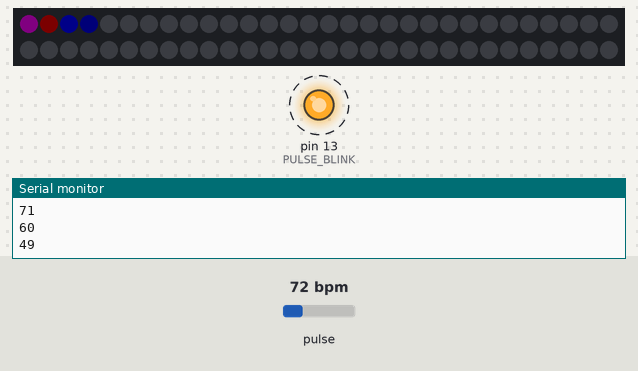
This sketch was run on a simulated Arduino Uno, built with avr-gcc and run on an emulated ATmega328P. Shown: 60 RGB LEDs in strip order, left to right, continuing on the next row, output pins drawn as LEDs (lit = HIGH), the last lines printed to the serial monitor. Dashed ring = blinking. The test bench sets the inputs (shaded band); at power-on: pulse 72 bpm. Dim RGB values are drawn brighter than linear.

Above: at 1.02 s.
1.3 s: pulse set to 42 bpm
At 2.27 s:
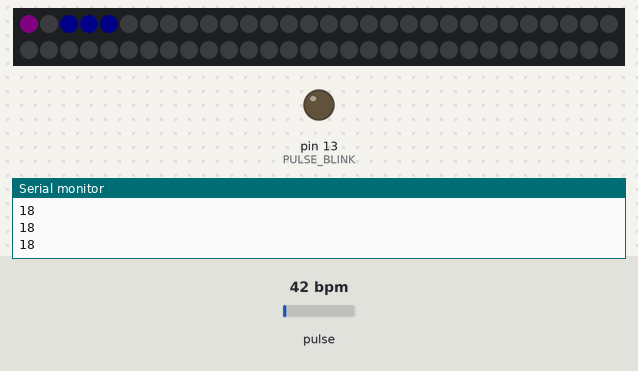
3.4 s: pulse set to 158 bpm
At 4.86 s:
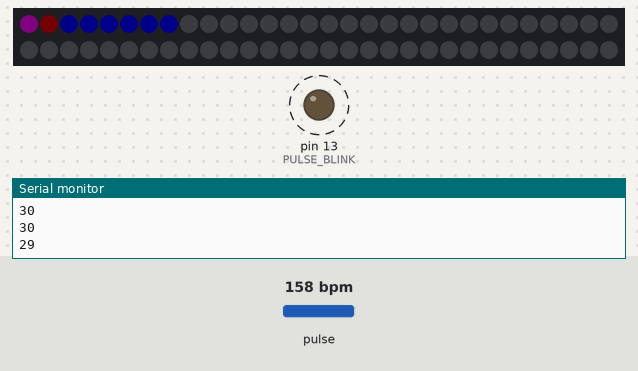
6.4 s: pulse set to 49 bpm
At 7.2 s:
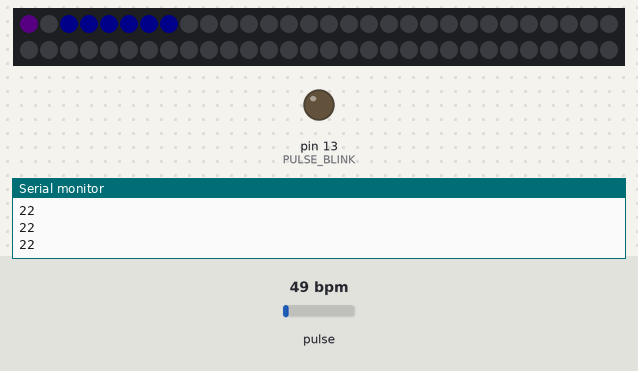
9.4 s: pulse set to 158 bpm
At 9.73 s:
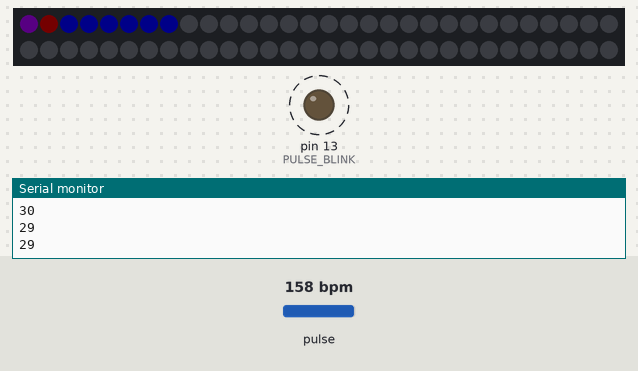
12.4 s: pulse set to 70 bpm
At 12.9 s:
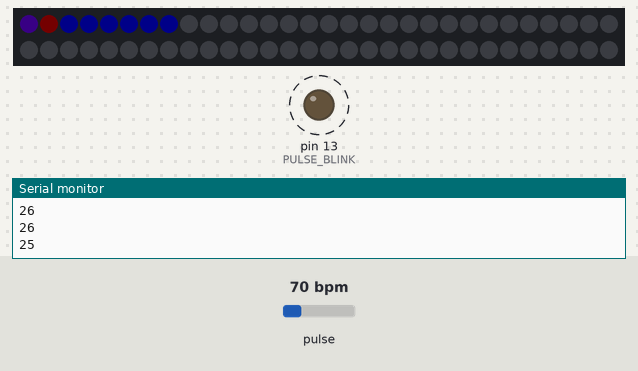
Timing chart, 0 to 15.9 s (numbered marks = the images above; inputs shaded):
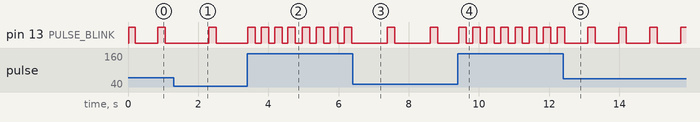

Measured:
- after the input at 1.3 s, the LEDs: first differ from a run without the input after 0.43 s (image 1 shows a later state)
- after the input at 3.4 s, pin 13 (PULSE_BLINK): alternates HIGH for 0.21 s and LOW for 0.19 s, starting at once
- after the input at 6.4 s, pin 13 (PULSE_BLINK): alternates HIGH for 0.21 s and LOW for 1.0 s, starting after 0.99 s; the LEDs: change after 0.62 s (image 3)
- after the input at 9.4 s, pin 13 (PULSE_BLINK): alternates HIGH for 0.21 s and LOW for 0.19 s, starting at once
- after the input at 12.4 s, pin 13 (PULSE_BLINK): alternates HIGH for 0.21 s and LOW for 0.67 s, starting after 0.71 s

The sketch:

05-hrv-breath-beat.ino
```cpp
#define USE_ARDUINO_INTERRUPTS true
#include <PulseSensorPlayground.h>

#include <Adafruit_GFX.h>
#include <Adafruit_NeoMatrix.h>
#include <Adafruit_NeoPixel.h>
#ifndef PSTR
 #define PSTR // Make Arduino Due happy
#endif

const int PULSE_INPUT = A0;
const int PULSE_BLINK = 13;    // Pin 13 is the on-board LED
const int PULSE_FADE = 5;
const int THRESHOLD = 550;   // Adjust this number to avoid noise when idle

PulseSensorPlayground pulseSensor;

#define NOEPIX_PIN     6
#define NOEPIX_COUNT  60
Adafruit_NeoPixel strip(NOEPIX_COUNT, NOEPIX_PIN, NEO_GRB + NEO_KHZ800);

void setup() {
  /*
     Use 115200 baud because that's what the Processing Sketch expects to read,
     and because that speed provides about 11 bytes per millisecond.

     If we used a slower baud rate, we'd likely write bytes faster than
     they can be transmitted, which would mess up the timing
     of readSensor() calls, which would make the pulse measurement
     not work properly.
  */
  Serial.begin(115200);

  strip.begin();
  strip.setBrightness(10);
  strip.show();

  // Configure the PulseSensor manager.

  pulseSensor.analogInput(PULSE_INPUT);
  pulseSensor.blinkOnPulse(PULSE_BLINK);

  // Now that everything is ready, start reading the PulseSensor signal.
  if (!pulseSensor.begin()) {
    /*
       PulseSensor initialization failed,
       likely because our particular Arduino platform interrupts
       aren't supported yet.

       If your Sketch hangs here, try PulseSensor_BPM_Alternative.ino,
       which doesn't use interrupts.
    */
    for(;;) {
      // Flash the led to show things didn't work.
      digitalWrite(PULSE_BLINK, LOW);
      delay(50);
      digitalWrite(PULSE_BLINK, HIGH);
      delay(50);
    }
  }
}

/*
 * Section on Breathing Animation
 */
// inhale, hold, exhale
#define BREATHING_STATE_COUNT 3
int breathingDurations[] = {200,350,400};
int breathingStateIndex = 0;
int breathingFrameIndex = 0;

void drawBar( const Adafruit_NeoPixel* strip, const uint8_t startIndex, const uint8_t endIndex, const byte red, const byte green, const byte blue, const uint16_t value, const uint16_t valueMax ){
  uint8_t barLength = endIndex - startIndex;
  uint8_t amountPerPix = valueMax / barLength;
  uint8_t fullyOnCount = value / amountPerPix;
  uint8_t remainder = value - fullyOnCount*amountPerPix;
  for( int i=startIndex; i<startIndex+fullyOnCount; i+=1 ){
    strip->setPixelColor( i, strip->Color(red, green, blue) );
  }
  strip->setPixelColor(
    startIndex+fullyOnCount,
    strip->Color(
      map( remainder, 0, amountPerPix, 0, red ),
      map( remainder, 0, amountPerPix, 0, green ),
      map( remainder, 0, amountPerPix, 0, blue )
    )
  );
}
void drawBarFull( const Adafruit_NeoPixel* strip, const uint8_t startIndex, const uint8_t endIndex, const byte red, const byte green, const byte blue, const uint16_t value, const uint16_t valueMax ){
  uint8_t barLength = endIndex - startIndex;
  uint8_t amountPerPix = valueMax / barLength;
  uint8_t fullyOnCount = value / amountPerPix;
  uint8_t remainder = value - fullyOnCount*amountPerPix;
  for( int i=startIndex; i<endIndex; i+=1 ){
    strip->setPixelColor( i, strip->Color(red, green, blue) );
  }
}
void drawBarReverse( const Adafruit_NeoPixel* strip, const uint8_t startIndex, const uint8_t endIndex, const byte red, const byte green, const byte blue, const uint16_t value, const uint16_t valueMax ){
  uint8_t barLength = endIndex - startIndex;
  uint8_t amountPerPix = valueMax / barLength;
  uint8_t fullyOnCount = (valueMax-value) / amountPerPix;
  uint8_t remainder = (valueMax-value) - fullyOnCount*amountPerPix;
  for( int i=startIndex; i<startIndex+fullyOnCount; i+=1 ){
    strip->setPixelColor( i, strip->Color(red, green, blue) );
  }
  strip->setPixelColor(
    startIndex+fullyOnCount,
    strip->Color(
      map( remainder, 0, amountPerPix, 0, red ),
      map( remainder, 0, amountPerPix, 0, green ),
      map( remainder, 0, amountPerPix, 0, blue )
    )
  );
}

void breathingUpdate(){
  breathingFrameIndex += 1;
  //Serial.println( breathingFrameIndex, DEC);
  if( breathingFrameIndex > breathingDurations[breathingStateIndex] ){
    breathingFrameIndex = 0;
    breathingStateIndex += 1;
    if( breathingStateIndex >= BREATHING_STATE_COUNT ){
      breathingStateIndex = 0;
    }
  }

  if( breathingStateIndex % BREATHING_STATE_COUNT == 0 ){
    //drawBar( &strip, 2, 8, 0, 0, 255, breathingFrameIndex,  breathingDurations[breathingStateIndex] );
    //drawBreath( &matrix, colors[0], map( breathingFrameIndex, 0, breathingDurations[breathingStateIndex], 128, 255 ) );
    drawBar( &strip, 2, 8, 0, 0, 255, breathingFrameIndex,  breathingDurations[breathingStateIndex] );
  }
  if( breathingStateIndex % BREATHING_STATE_COUNT == 1 ){
    //drawBreath( &matrix, colors[0], 255 );
    drawBarFull( &strip, 2, 8, 0, 0, 255, 1, 1 );
  }
  if( breathingStateIndex % BREATHING_STATE_COUNT == 2 ){
    //drawBreath( &matrix, colors[0], map( breathingFrameIndex, 0, breathingDurations[breathingStateIndex], 255, 128 ) );
    drawBarReverse( &strip, 2, 8, 0, 0, 255, breathingFrameIndex,  breathingDurations[breathingStateIndex] );
  }
}

/*
 * Section for visualizing a Heart Beat
 */
long heartbeatTimeOfLastBeat = 0;
long heartbeatTimeSinceLastBeat = 0;

#define HEARTBEAT_BEAT_DURATION_MS 200
#define HEARTBEAT_PENDING_DURATION_MS 3000

void drawHeartBeat( const Adafruit_NeoPixel* strip, const byte red, const byte green, const byte blue, uint16_t value ){
  strip->setPixelColor(
    1,
    map( value, 0, 255, 0, red ),
    map( value, 0, 255, 0, green ),
    map( value, 0, 255, 0, blue )
  );
}

void heartbeatOnBeat(){
  heartbeatTimeOfLastBeat = millis();
}

void heartbeatUpdate(){
  heartbeatTimeSinceLastBeat = millis() - heartbeatTimeOfLastBeat;

  if( heartbeatTimeSinceLastBeat < HEARTBEAT_BEAT_DURATION_MS ){
    drawHeartBeat( &strip, 255,0,0, map(heartbeatTimeSinceLastBeat, 0, HEARTBEAT_BEAT_DURATION_MS, 128, 32) );
    Serial.println( map(heartbeatTimeSinceLastBeat, 0, HEARTBEAT_BEAT_DURATION_MS, 128, 32), DEC );
  }else if( heartbeatTimeSinceLastBeat < HEARTBEAT_PENDING_DURATION_MS ){
    drawHeartBeat( &strip, 255,0,0, map(heartbeatTimeSinceLastBeat, 0, HEARTBEAT_PENDING_DURATION_MS, 32, 0) );
    Serial.println( map(heartbeatTimeSinceLastBeat, 0, HEARTBEAT_PENDING_DURATION_MS, 32, 0), DEC );
  }
}

/*
 * Section on Heart Rate Variability (HRV)
 */
int lastIbi = 0;
int nextIbi = 0;
int sampleCount = 0;
int samplesOverThreshold = 0;
int deltaIbiThreshold = 50;
int samplesBeforeOutput = 10;
int hrvSmoothMin = 0;
int hrvSmoothMeasure = 5;
int hrvSmoothMax = 10;

void hrvDraw( Adafruit_NeoPixel* strip, byte rLow, byte gLow, byte bLow, byte rHigh, byte gHigh, byte bHigh, byte blendLowHigh ){
  // blendLowHigh = 0 -> all low, 128 -> half/half, 255 -> all high
  byte r = map( blendLowHigh, 0, 255, rLow, rHigh );
  byte g = map( blendLowHigh, 0, 255, gLow, gHigh );
  byte b = map( blendLowHigh, 0, 255, bLow, bHigh );
  strip->setPixelColor( 0, r, g, b );
}

void hrvOnBeat(){
  lastIbi = nextIbi;
  nextIbi = pulseSensor.getInterBeatIntervalMs();
  int delta = abs(nextIbi - lastIbi);
  if( delta > deltaIbiThreshold ){
    samplesOverThreshold += 1;
  }
  sampleCount += 1;
  if( sampleCount >= samplesBeforeOutput ){
    if( samplesOverThreshold > hrvSmoothMeasure ){
      hrvSmoothMeasure += 1;
    }else{
      hrvSmoothMeasure -= 1;
    }
    if( hrvSmoothMeasure < hrvSmoothMin ){
      hrvSmoothMeasure = hrvSmoothMin;
    }
    if( hrvSmoothMeasure > hrvSmoothMax ){
      hrvSmoothMeasure = hrvSmoothMax;
    }
    hrvDraw( &strip, 0, 0, 255, 255, 0, 0, map(samplesOverThreshold,0,samplesBeforeOutput,0,255) );
    sampleCount = 0;
    samplesOverThreshold = 0;
  }
}

void hrvUpdate(){
  hrvDraw( &strip, 0, 0, 255, 255, 0, 0, map(hrvSmoothMeasure,hrvSmoothMin,hrvSmoothMax,0,255) );
}

void loop() {

  delay(20);

  strip.clear();

  if (pulseSensor.sawStartOfBeat()) {
    heartbeatOnBeat();
    hrvOnBeat();
  }

  breathingUpdate();
  heartbeatUpdate();
  hrvUpdate();

  strip.show();
}
```
